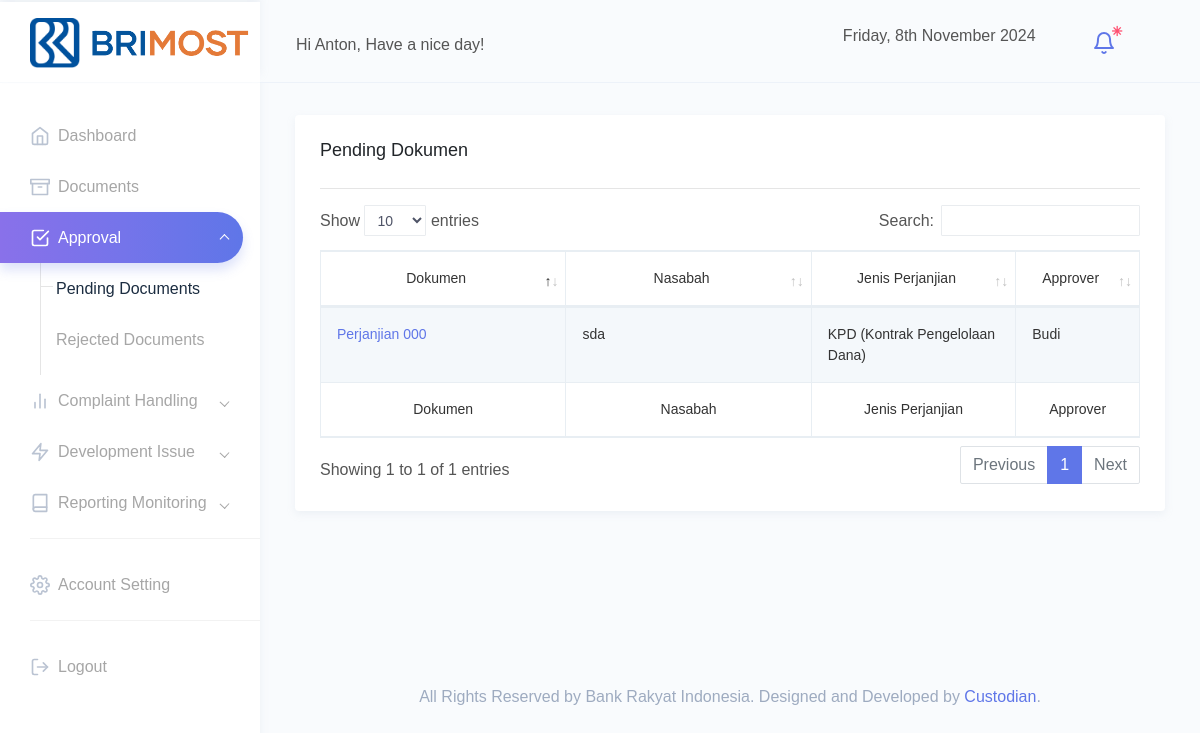
The app's page /dashboard/pending.php (signed in) with its own data.
### tables this page shows
CREATE TABLE `docs` (
  `id_dokumen` varchar(255) NOT NULL,
  `nama_dokumen` varchar(255) NOT NULL,
  `dokumen` varchar(255) NOT NULL,
  `nasabah` varchar(255) NOT NULL,
  `jenis_perjanjian` varchar(255) NOT NULL,
  `nomor_perjanjian` varchar(255) NOT NULL,
  `nomor_perjanjian_terkait` varchar(255) DEFAULT NULL,
  `tanggal_perjanjian` varchar(255) NOT NULL,
  `tanggal_berakhir` varchar(255) NOT NULL,
  `batas_review` varchar(255) NOT NULL,
  `status` varchar(255) NOT NULL,
  `approver` int(11) NOT NULL,
  `is_approved` int(11) NOT NULL DEFAULT 0,
  `created_at` timestamp NOT NULL DEFAULT current_timestamp(),
  `updated_at` timestamp NOT NULL DEFAULT current_timestamp()
);

CREATE TABLE `users` (
  `id` int(11) NOT NULL,
  `name` varchar(255) NOT NULL,
  `username` varchar(255) NOT NULL,
  `password` varchar(255) NOT NULL,
  `role` varchar(255) NOT NULL,
  `reset_pass` int(1) NOT NULL DEFAULT 1,
  `status` int(1) NOT NULL DEFAULT 1,
  `login_time` int(3) NOT NULL DEFAULT 0,
  `is_approved` int(1) NOT NULL DEFAULT 0,
  `created_at` timestamp NOT NULL DEFAULT current_timestamp(),
  `updated_at` timestamp NOT NULL DEFAULT current_timestamp(),
  `oldrole` varchar(255) NOT NULL
);

### dashboard/pending.php (the view, shortened to what this page needs)
<?php
require('../function.php');
?>
<!DOCTYPE html>
<html lang="en">
<head>
    <link href="../src/assets/extra-libs/datatables.net-bs4/css/dataTables.bootstrap4.css" rel="stylesheet">
    <?php include "../partials/head.php"; ?>
</head>
<body>
    <div id="main-wrapper" data-theme="light" data-layout="vertical" data-navbarbg="skin6" data-sidebartype="full" data-sidebar-position="fixed" data-header-position="fixed" data-boxed-layout="full">
        <?php include "../partials/navbar.php" ?>
        <?php include "../partials/sidebar.php" ?>
        <div class="page-wrapper">
            <div class="container-fluid">
                <div class="row">
                    <div class="col-md-12">
                        <div class="card">
                            <div class="card-body">
                                <h4 class="card-title float-left">Pending Dokumen</h4>
                                <hr class="mt-5">
                                <div class="table-responsive">
                                    <table style="color:#333;font-size: 14px;" id="myTable" class="table table-striped table-bordered">
                                        <thead>
                                            <tr>
                                                <th class="text-center" width="30%">Dokumen</th>
                                                <th class="text-center" width="30%">Nasabah</th>
                                                <th class="text-center" width="25%">Jenis Perjanjian</th>
                                                <?php if ($_SESSION['role'] == 'Approver') { ?>
                                                    <th class="text-center" width="15%">Aksi</th>
                                                <?php } else { ?>
                                                    <th class="text-center" width="15%">Approver</th>
                                                <?php } ?>
                                            </tr>
                                        </thead>
                                        <tbody>
                                            <?php
                                            if ($_SESSION['role'] == 'Maker') {
                                                $sql = mysqli_query($conn, "SELECT docs.id_dokumen, docs.nama_dokumen, docs.nasabah, docs.jenis_perjanjian, users.name FROM docs INNER JOIN users ON docs.approver = users.id where docs.is_approved = 0");
                                            } else {
                                                $sql = mysqli_query($conn, "SELECT docs.id_dokumen, docs.nama_dokumen, docs.nasabah, docs.jenis_perjanjian FROM docs where is_approved = 0 AND approver = '$_SESSION[id]'");
                                            }
                                            while ($data = mysqli_fetch_array($sql)) {
                                            ?>
                                                <tr>
                                                    <td><a href="doc.php?id_dokumen=<?= $data[0] ?>"><?= $data[1]; ?></a></td>
                                                    <td><?= $data[2]; ?></td>
                                                    <td><?= $data[3]; ?></td>
                                                    <?php if ($_SESSION['role'] == 'Approver') { ?>
                                                        <td>
                                                            <a href="functions/approver.php?approve=<?= $data[0] ?>" class="btn btn-sm btn-success" data-toggle="tooltip" title="Approve">
                                                                <i class="fas fa-check"></i>
                                                            </a>
                                                            <a href="functions/approver.php?reject=<?= $data[0] ?>" class="btn btn-sm btn-warning" data-toggle="tooltip" title="Reject">
                                                                <i class="fas fa-times"></i>
                                                            </a>
                                                            <a href="functions/approver.php?cancel=<?= $data[0] ?>" class="btn btn-sm btn-danger" data-toggle="tooltip" title="Cancel">
                                                                <i class="fas fa-trash"></i>
                                                            </a>
                                                        </td>
                                                    <?php } else { ?>
                                                        <td><?= $data[4]; ?></td>
                                                    <?php } ?>
                                                </tr>
                                            <?php } ?>
                                        </tbody>
                                        <tfoot>
                                            <tr>
                                                <th class="text-center">Dokumen</th>
                                                <th class="text-center">Nasabah</th>
                                                <th class="text-center">Jenis Perjanjian</th>
                                                <?php if ($_SESSION['role'] == 'Approver') { ?>
                                                    <th class="text-center">Aksi</th>
                                                <?php } else { ?>
                                                    <th class="text-center">Approver</th>
                                                <?php } ?>
                                            </tr>
                                        </tfoot>
                                    </table>
                                </div>
                            </div>
                        </div>
                    </div>
                </div>
            </div>
            <footer class="footer text-center text-muted">
                All Rights Reserved by Bank Rakyat Indonesia. Designed and Developed by <a href="#">Custodian</a>.
            </footer>
        </div>
    </div>
</body>
</html>

### records on screen
docs: nama_dokumen "Perjanjian 000", nasabah "sda", jenis_perjanjian "KPD (Kontrak Pengelolaan Dana)", users.name "Budi"

### other values on screen
$_SESSION['name'] "Anton"
